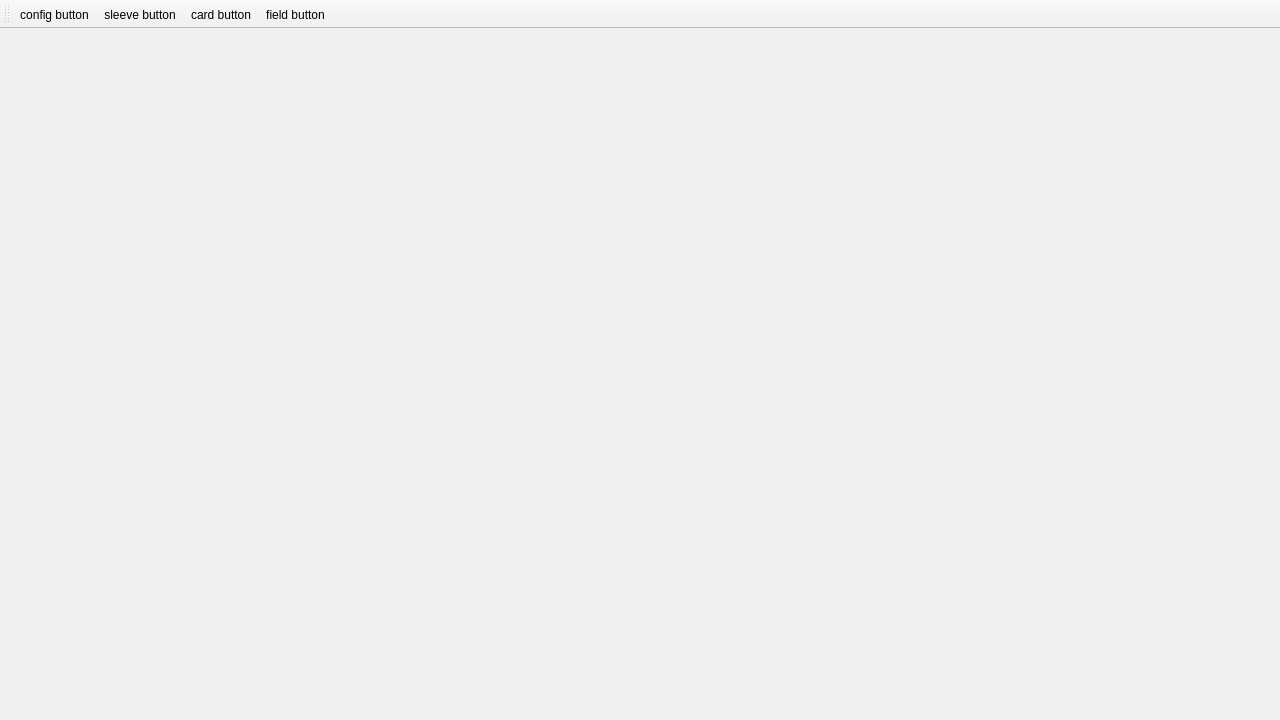
<?xml version="1.0" encoding="UTF-8"?>
<ui version="4.0">
 <class>MainWindow</class>
 <widget class="QMainWindow" name="MainWindow">
  <property name="geometry">
   <rect>
    <x>0</x>
    <y>0</y>
    <width>1280</width>
    <height>720</height>
   </rect>
  </property>
  <property name="sizePolicy">
   <sizepolicy hsizetype="Preferred" vsizetype="Preferred">
    <horstretch>0</horstretch>
    <verstretch>0</verstretch>
   </sizepolicy>
  </property>
  <property name="windowTitle">
   <string>MainWindow</string>
  </property>
  <property name="windowIcon">
   <iconset resource="../resources.qrc">
    <normaloff>:/ui/images/icon.png</normaloff>:/ui/images/icon.png</iconset>
  </property>
  <property name="autoFillBackground">
   <bool>false</bool>
  </property>
  <property name="styleSheet">
   <string notr="true">#centralwidget {
	border-image: url(:/ui/images/bg.png);
	margin: 0;
	padding: 0;
}

.QListView, .QLineEdit {
    background-color: rgba(12, 12, 12, 0.7);
 }
    
.QToolBar::item:hover {
    background-color: rgba(12, 12, 12, 0.7);
 }</string>
  </property>
  <widget class="QWidget" name="centralwidget">
   <property name="sizePolicy">
    <sizepolicy hsizetype="Preferred" vsizetype="Preferred">
     <horstretch>0</horstretch>
     <verstretch>0</verstretch>
    </sizepolicy>
   </property>
   <property name="styleSheet">
    <string notr="true">QPushButton {
                background-color: #121212;   /* Normal blue color */
                color: white;
            }

QPushButton:hover {
                background-color: #232323;   /* Darker blue on hover */
            }</string>
   </property>
   <layout class="QVBoxLayout" name="verticalLayout">
    <property name="spacing">
     <number>6</number>
    </property>
    <item>
     <widget class="QStackedWidget" name="mainStack">
      <property name="enabled">
       <bool>true</bool>
      </property>
      <property name="styleSheet">
       <string notr="true"/>
      </property>
      <property name="currentIndex">
       <number>-1</number>
      </property>
     </widget>
    </item>
   </layout>
  </widget>
  <widget class="QToolBar" name="toolBar">
   <property name="sizePolicy">
    <sizepolicy hsizetype="Preferred" vsizetype="Fixed">
     <horstretch>0</horstretch>
     <verstretch>0</verstretch>
    </sizepolicy>
   </property>
   <property name="cursor">
    <cursorShape>PointingHandCursor</cursorShape>
   </property>
   <property name="windowTitle">
    <string>toolBar</string>
   </property>
   <property name="iconSize">
    <size>
     <width>36</width>
     <height>36</height>
    </size>
   </property>
   <property name="floatable">
    <bool>false</bool>
   </property>
   <attribute name="toolBarArea">
    <enum>TopToolBarArea</enum>
   </attribute>
   <attribute name="toolBarBreak">
    <bool>false</bool>
   </attribute>
   <addaction name="actionconfig_button"/>
   <addaction name="actionsleeve_button"/>
   <addaction name="actioncard_button"/>
   <addaction name="actionfield_button"/>
  </widget>
  <action name="actionconfig_button">
   <property name="icon">
    <iconset resource="../resources.qrc">
     <normaloff>:/ui/images/gear.png</normaloff>:/ui/images/gear.png</iconset>
   </property>
   <property name="text">
    <string>config button</string>
   </property>
   <property name="menuRole">
    <enum>QAction::MenuRole::NoRole</enum>
   </property>
  </action>
  <action name="actionsleeve_button">
   <property name="icon">
    <iconset resource="../resources.qrc">
     <normaloff>:/card/images/sleeve.png</normaloff>:/card/images/sleeve.png</iconset>
   </property>
   <property name="text">
    <string>sleeve button</string>
   </property>
   <property name="menuRole">
    <enum>QAction::MenuRole::NoRole</enum>
   </property>
  </action>
  <action name="actioncard_button">
   <property name="icon">
    <iconset resource="../resources.qrc">
     <normaloff>:/ui/images/icon.png</normaloff>:/ui/images/icon.png</iconset>
   </property>
   <property name="text">
    <string>card button</string>
   </property>
   <property name="menuRole">
    <enum>QAction::MenuRole::NoRole</enum>
   </property>
  </action>
  <action name="actionfield_button">
   <property name="icon">
    <iconset resource="../resources.qrc">
     <normaloff>:/ui/images/field_icon.png</normaloff>:/ui/images/field_icon.png</iconset>
   </property>
   <property name="text">
    <string>field button</string>
   </property>
   <property name="toolTip">
    <string>field button</string>
   </property>
   <property name="menuRole">
    <enum>QAction::MenuRole::NoRole</enum>
   </property>
  </action>
 </widget>
 <resources>
  <include location="../resources.qrc"/>
 </resources>
 <connections/>
</ui>
